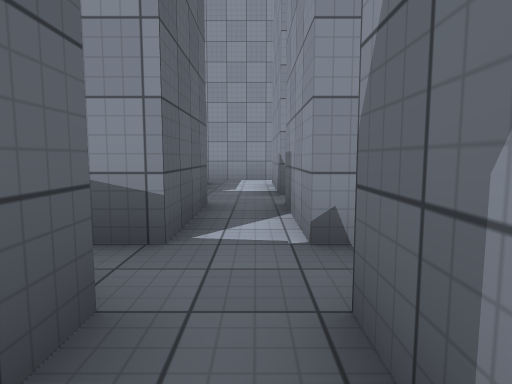
view 1 (above)

17 first-person views from a walk through a scene from a Unity 3-D project. The camera is 1.2 m above the floor, tilts 6° down and sees 75° across. The floor is counted in squares, 2 m on a side. Each view is taken from the middle of a square. On the plan, view 1 faces up. The plan holds only what a view shows up to about 10 squares ahead; the rest is blank. Surface patterns are stand-ins for the level's own textures.

view 2
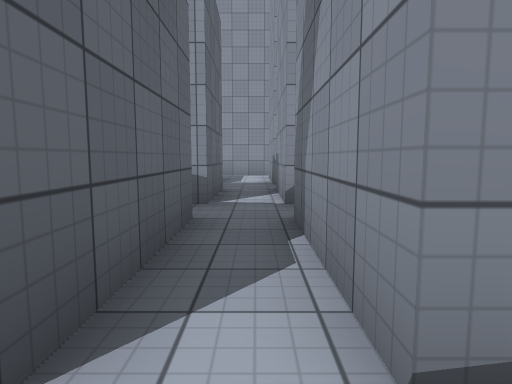

view 3
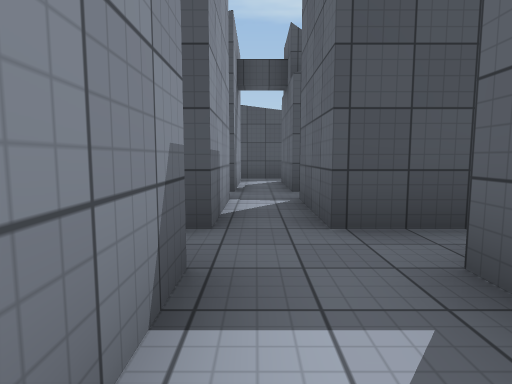

view 4
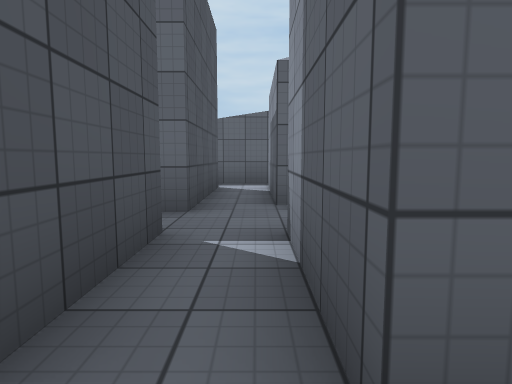

view 5
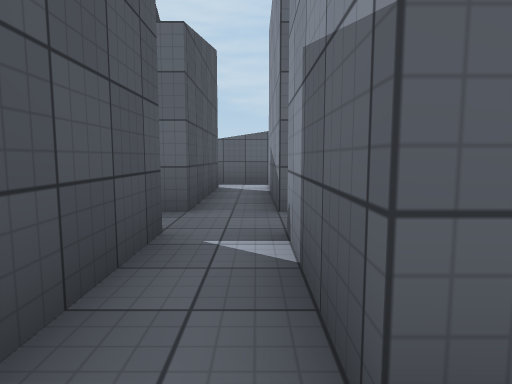

view 6
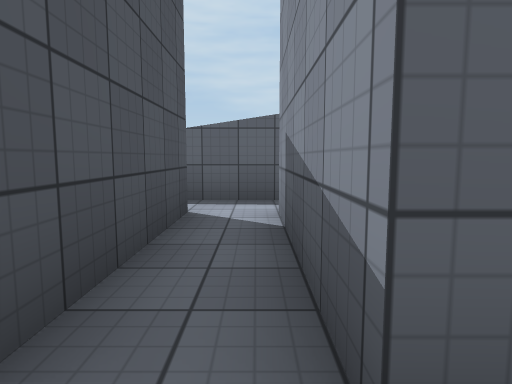

view 7
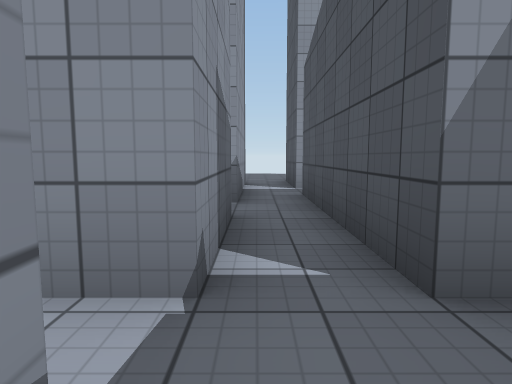

view 8
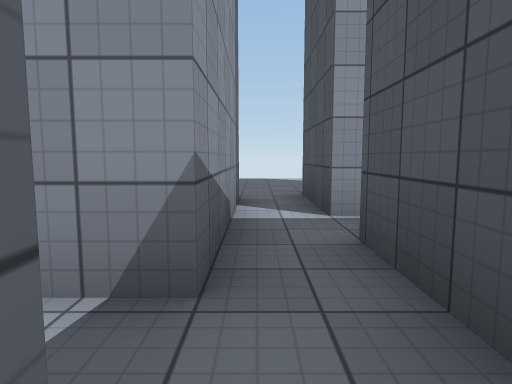

view 9
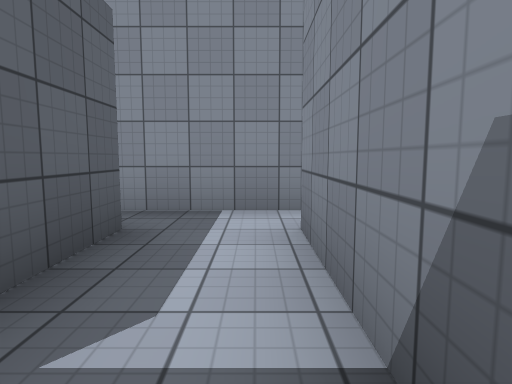

view 10
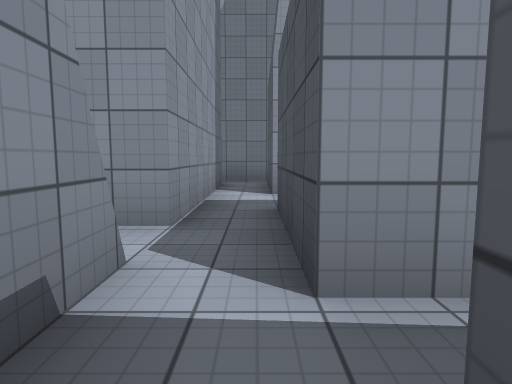

view 11
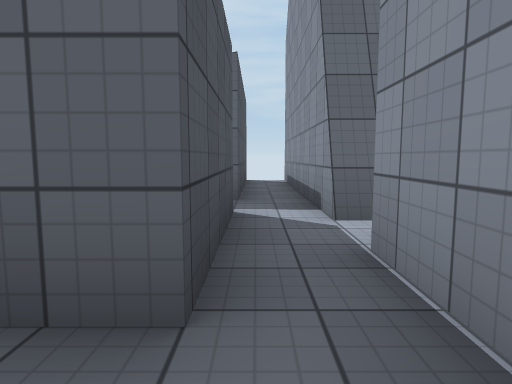

view 12
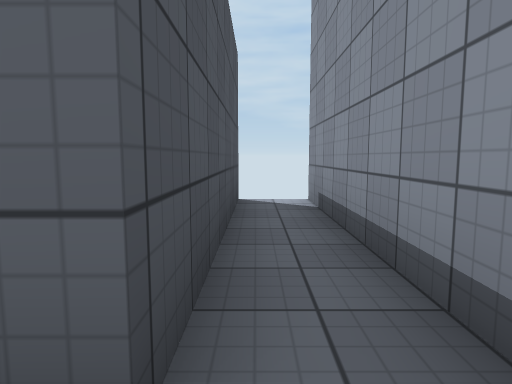

view 13
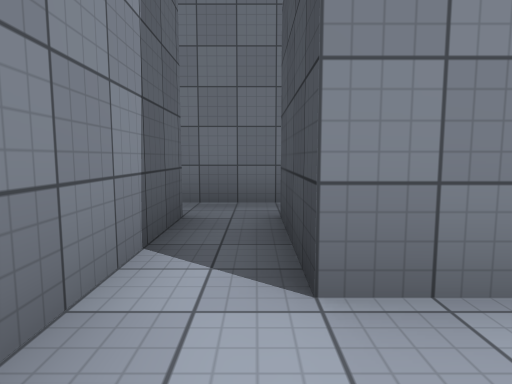

view 14
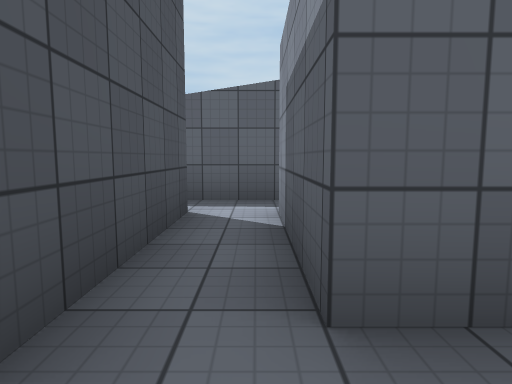

view 15
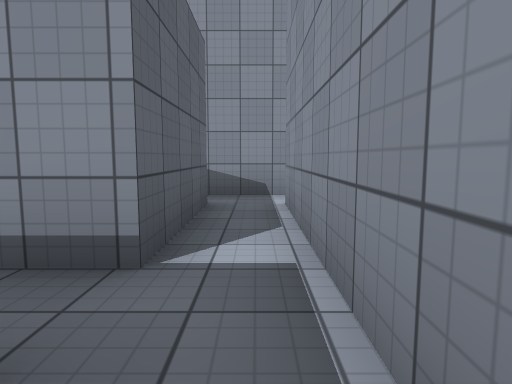

view 16
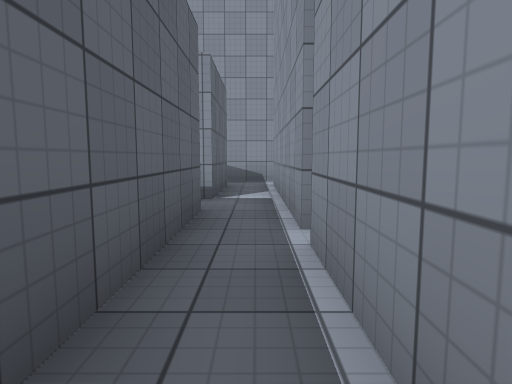

view 17
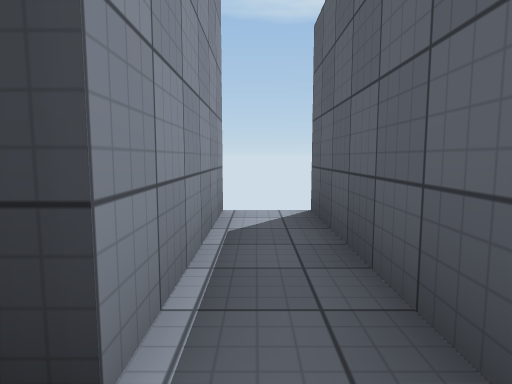

### Floor plan
Points are (right, up) in squares from view 1. A wall is a line through its corners. A room is listed if a view was taken in it or the views show most of it. See-through windows are left out.
Room 1 (views 1, 6, 7)
walls: (-0.6, 2.3) (-3.6, 2.3); (-3.6, 1.3) (-0.6, 1.3) (-0.6, -1.2); (-4.6, 2.4) (-4.6, 1); (0.4, -1.2) (0.4, 1.3)
ways out: opening at (0, -2) to room 2; opening at (1.5, 2) to room 5; opening at (0, 3.5) to room 6; opening at (-4, 3.5) to room 10; opening at (-4, 0.5)
Room 2 (view 2)
walls: (-0.8, -2.2) (0.5, -2.2)
ways out: opening at (0, -2) to room 1
Room 3 (views 3, 11, 13)
walls: (-2.6, 7.8) (-1.1, 7.8) (-1.1, 5.3); (0.4, 5.3) (0.4, 7.8); (0.4, 8.8) (-2.1, 8.8)
ways out: opening at (-0.5, 6.5) to room 6; opening at (-2, 8) to room 7; opening at (1.5, 8) to room 9
Room 4 (view 4)
walls: (6.9, 2.3) (5.5, 2.3); (5.4, 1.3) (7.4, 1.3); (2.4, 5.3) (0.4, 5.3); (3.4, 2.3) (3.4, 3); (0.4, 4.3) (2.1, 4.3)
ways out: opening at (3, 3.5) to room 5; opening at (1.5, 5) to room 6; opening at (6, 2) to room 8; opening at (3, 9.5) to room 9
Room 5 (views 5, 8)
walls: (2.4, 2.3) (0.4, 2.3); (0.4, 1.3) (3.4, 1.3)
ways out: opening at (1.5, 2) to room 1; opening at (3, 3.5) to room 4; opening at (4, 2) to room 8
Room 6 (views 9, 14)
walls: (-1.1, 5.3) (-3.6, 5.3); (-3.6, 4.3) (-0.6, 4.3) (-0.6, 2.3); (0.4, 2.3) (0.4, 4.3)
ways out: opening at (0, 3.5) to room 1; opening at (-0.5, 6.5) to room 3; opening at (1.5, 5) to room 4; opening at (-2.5, 5) to room 10
Room 7 (views 10, 12)
walls: (-3.6, 7) (-3.6, 7.8) (-2.6, 7.8); (-3.2, 8.8) (-8.8, 8.8); (-8.8, 7.8) (-4.6, 7.8) (-4.6, 7.4)
ways out: opening at (-2, 8) to room 3; opening at (-4, 6.5) to room 10; opening at (-3, 9)
Room 8 (views 15, 16, 17)
walls: (4.4, -2.2) (4.4, -6.8); (5.4, -3.2) (5.4, 1.3); (3.4, 1.3) (4.4, 1.3) (4.4, -1.3) (3.6, -1.3); (5.5, 2.3) (3.4, 2.3); (5.4, -6.8) (5.4, -3.6)
ways out: opening at (6, 2) to room 4; opening at (4, 2) to room 5
Room 9 (no view inside)
walls: (2.4, 8.8) (0.4, 8.8); (3.4, 7.6) (3.4, 9); (0.4, 7.8) (2.4, 7.8)
ways out: opening at (1.5, 8) to room 3; opening at (3, 9.5) to room 4
Room 10 (no view inside)
walls: (-4.6, 5.4) (-4.6, 4)
ways out: opening at (-4, 3.5) to room 1; opening at (-2.5, 5) to room 6; opening at (-4, 6.5) to room 7

Positions as (right, up) in squares from view 1, and headings:
1: (0, 0), facing up
2: (0, -2), facing up
3: (0, 7), facing down
4: (3, 5), facing left
5: (3, 2), facing left
6: (0, 2), facing left
7: (-1, 2), facing right
8: (2, 2), facing right
9: (0, 5), facing up
10: (-5, 8), facing right
11: (0, 8), facing left
12: (-4, 8), facing left
13: (-1, 8), facing right
14: (0, 5), facing left
15: (5, -3), facing up
16: (5, -6), facing up
17: (5, -3), facing down
